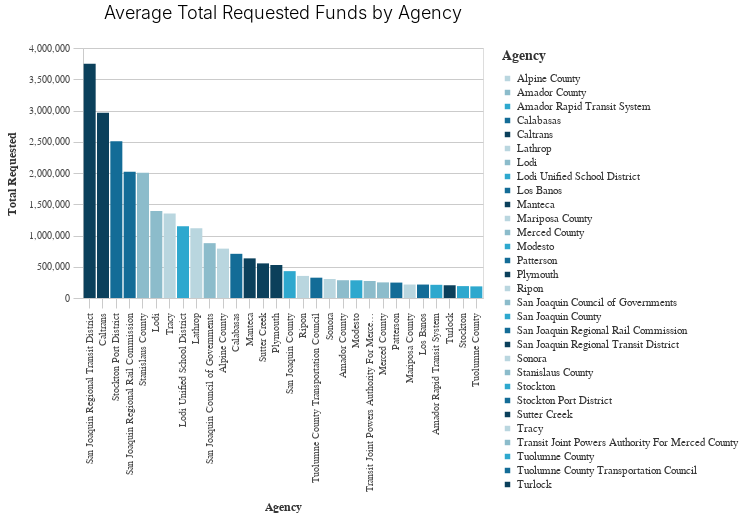

The code cell stored with this chart in its notebook:
### Code cell
_dla_utils.basic_bar_chart((((_dla_utils.calculate_data_all(df, 'total_requested', 'primary_agency_name', aggfunc="mean"))
                          >>arrange(-_.total_requested)).head(30)
                        ), 'primary_agency_name','total_requested', 'primary_agency_name', subset,
                           'Average Total Requested Funds by Agency'
                       )

### Figure 1 — Vega-Lite specification as saved in the notebook (floating-point values rounded to 4 significant figures)
{"config": {"view": {"continuousWidth": 400, "continuousHeight": 300}, "axis": {"domainColor": "#cbcbcb", "grid": true, "gridColor": "#cbcbcb", "gridWidth": 1, "labelColor": "#474747", "labelFont": "Nunito Sans", "labelFontSize": 10, "labelPadding": 4, "tickColor": "#cbcbcb", "tickSize": 10, "titleColor": "#333", "titleFont": "Raleway", "titleFontSize": 12, "titlePadding": 10}, "axisBand": {"grid": false}, "background": "white", "font": "Raleway", "header": {"labelFont": "Nunito Sans", "titleFont": "Raleway"}, "legend": {"labelColor": "#333", "labelFont": "Nunito Sans", "labelFontSize": 11, "labelLimit": 0, "padding": 1, "symbolSize": 30, "symbolType": "square", "titleColor": "#333", "titleFont": "Raleway", "titleFontSize": 14, "titlePadding": 10}, "title": {"anchor": "middle", "font": "Raleway", "fontSize": 18, "fontWeight": 300, "offset": 20}}, "data": {"name": "data-1db75c9233b4146c76972d5d25cb6867"}, "mark": "bar", "encoding": {"color": {"field": "primary_agency_name", "legend": {"title": "Agency"}, "scale": {"range": ["#B9D6DF", "#8CBCCB", "#2EA8CE", "#136C97", "#0B405B"]}, "type": "nominal"}, "x": {"field": "primary_agency_name", "sort": "-y", "title": "Agency", "type": "nominal"}, "y": {"field": "total_requested", "title": "Total Requested", "type": "quantitative"}}, "height": 250, "title": "Average Total Requested Funds by Agency", "width": 400, "$schema": "https://vega.github.io/schema/vega-lite/v4.17.0.json", "datasets": {"data-1db75c9233b4146c76972d5d25cb6867": [{"primary_agency_name": "San Joaquin Regional Transit District", "total_requested": 3748000.0}, {"primary_agency_name": "Caltrans", "total_requested": 2965000.0}, {"primary_agency_name": "Stockton Port District", "total_requested": 2507000.0}, {"primary_agency_name": "San Joaquin Regional Rail Commission", "total_requested": 2020000.0}, {"primary_agency_name": "Stanislaus County", "total_requested": 2002000.0}, {"primary_agency_name": "Lodi", "total_requested": 1391000.0}, {"primary_agency_name": "Tracy", "total_requested": 1354000.0}, {"primary_agency_name": "Lodi Unified School District", "total_requested": 1148000.0}, {"primary_agency_name": "Lathrop", "total_requested": 1115000.0}, {"primary_agency_name": "San Joaquin Council of Governments", "total_requested": 877500.0}, {"primary_agency_name": "Alpine County", "total_requested": 790100.0}, {"primary_agency_name": "Calabasas", "total_requested": 707000.0}, {"primary_agency_name": "Manteca", "total_requested": 634100.0}, {"primary_agency_name": "Sutter Creek", "total_requested": 553900.0}, {"primary_agency_name": "Plymouth", "total_requested": 528200.0}, {"primary_agency_name": "San Joaquin County", "total_requested": 429700.0}, {"primary_agency_name": "Ripon", "total_requested": 353300.0}, {"primary_agency_name": "Tuolumne County Transportation Council", "total_requested": 325200.0}, {"primary_agency_name": "Sonora", "total_requested": 304400.0}, {"primary_agency_name": "Amador County", "total_requested": 284400.0}, {"primary_agency_name": "Modesto", "total_requested": 283200.0}, {"primary_agency_name": "Transit Joint Powers Authority For Merced County", "total_requested": 272300.0}, {"primary_agency_name": "Merced County", "total_requested": 249800.0}, {"primary_agency_name": "Patterson", "total_requested": 246700.0}, {"primary_agency_name": "Mariposa County", "total_requested": 215500.0}, {"primary_agency_name": "Los Banos", "total_requested": 215200.0}, {"primary_agency_name": "Amador Rapid Transit System", "total_requested": 211100.0}, {"primary_agency_name": "Turlock", "total_requested": 203800.0}, {"primary_agency_name": "Stockton", "total_requested": 190200.0}, {"primary_agency_name": "Tuolumne County", "total_requested": 186000.0}]}}
